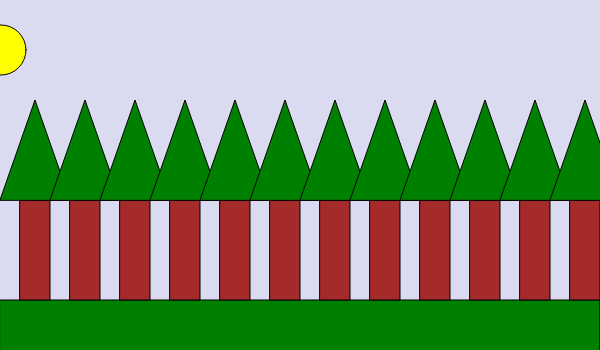
Frame 1 (no input)
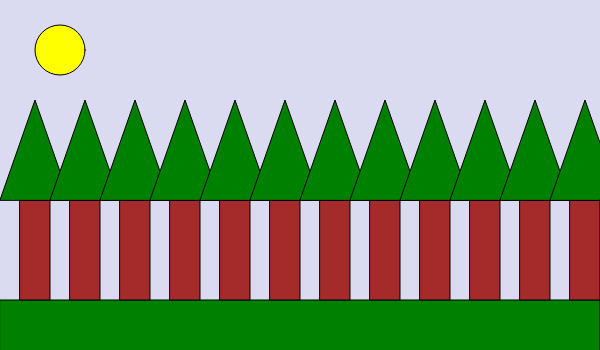
Frame 60 (no input)
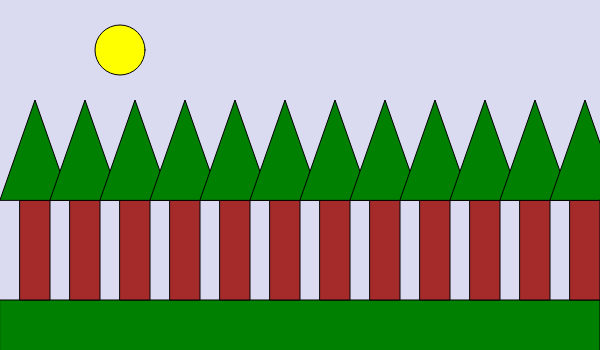
Frame 120 (the mouse pressed at the canvas centre since frame 60)

The p5.js sketch that drew these frames (run headless with seeded random() and noise() and a simulated clock; from frame 60 on, the mouse is pressed at the canvas centre):

// p5.js sketch
// ── sketch.js
let movimento = 0;

const nuvens = (x, y) => {
  fill('white');
  ellipse(x, 50, y, 40);
  ellipse(x + 50, y - (y / 3), 90, 40);
}

const sol = (x) => {

  if (x <= 200) {
    fill('yellow')
  } else if (x > 200 && x < 400) {
    fill('red')
  } else {
    fill('white')
  }
  circle(x, 50, 50)
}

const pinheiros = (x) => {
  fill('brown');
  rect(x + 20, 200, 30, 100);
  fill('green');
  triangle(x, 200, x + 35, 100, x + 70, 200);
}

function setup() {
  createCanvas(600, 350);
}

function draw() {
  movimento += 1;
  if (movimento - 50 >= width) { movimento = 0 }

  if (movimento <= 200) {
    background('rgb(218,218,240)');
  } else if (movimento > 200 && movimento < 400) {
    background('orange');
  } else {
    background('black');
  }

  sol(movimento);

  fill('green');
  rect(0, 300, width, 55);

  for (let position = 0; position <= width; position += 50) {
    pinheiros(position);
  }
}
